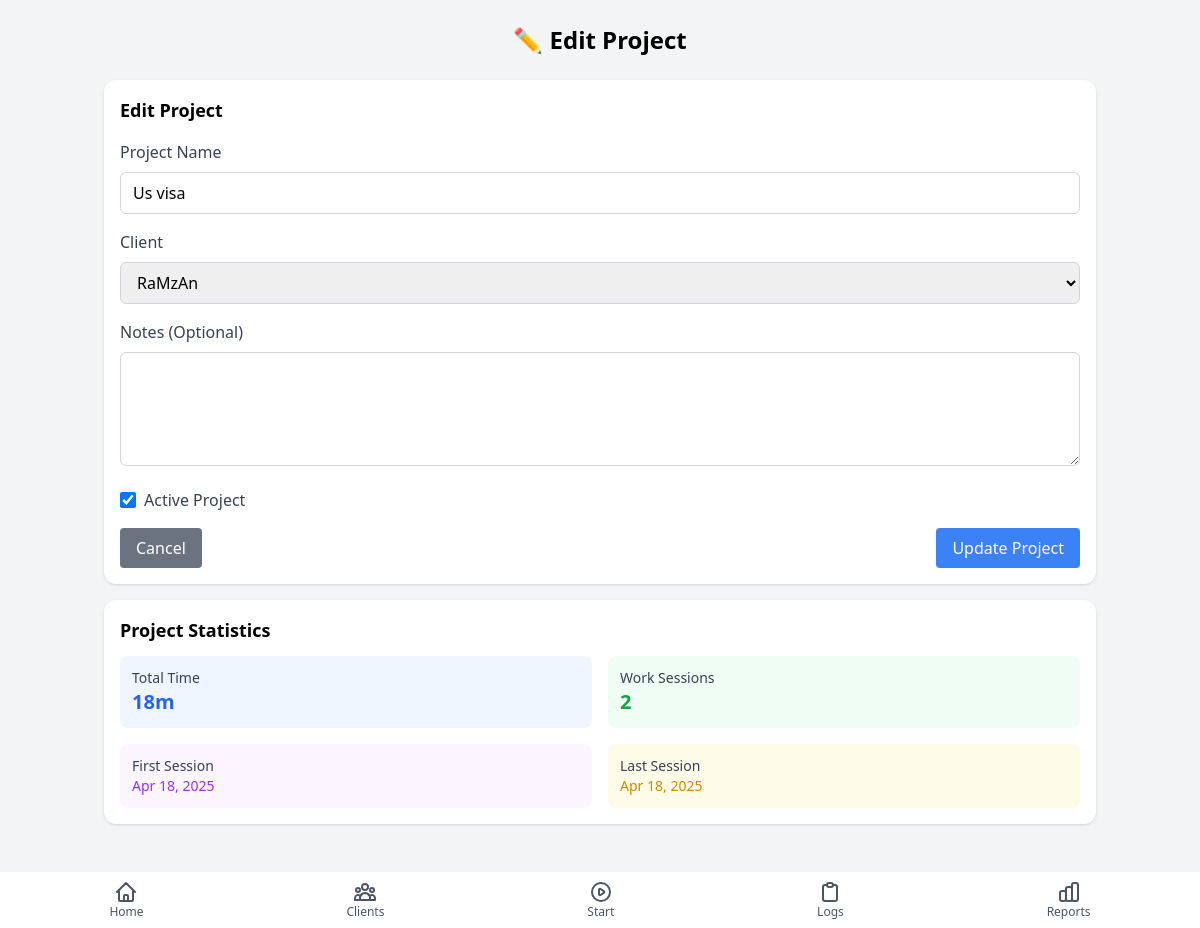
Screenshot of /edit_project.php?id=5 with the database file from the repository.
### tables this page shows
CREATE TABLE projects (
                project_id INTEGER PRIMARY KEY AUTOINCREMENT,
                client_id INTEGER NOT NULL,
                name TEXT NOT NULL,
                notes TEXT,
                is_active BOOLEAN DEFAULT 1,
                created_at TIMESTAMP DEFAULT CURRENT_TIMESTAMP,
                updated_at TIMESTAMP DEFAULT CURRENT_TIMESTAMP,
                FOREIGN KEY (client_id) REFERENCES clients (client_id) ON DELETE CASCADE
            );

CREATE TABLE clients (
                client_id INTEGER PRIMARY KEY AUTOINCREMENT,
                name TEXT NOT NULL,
                email TEXT,
                notes TEXT,
                created_at TIMESTAMP DEFAULT CURRENT_TIMESTAMP,
                updated_at TIMESTAMP DEFAULT CURRENT_TIMESTAMP
            );

### includes/functions.php (called while the page is built, shortened)
<?php
function formatDate($dateString) {
    $date = new DateTime($dateString);
    return $date->format('M j, Y');
}
function formatDuration($minutes) {
    if ($minutes < 60) {
        return $minutes . "m";
    }
    $hours = floor($minutes / 60);
    $mins = $minutes % 60;
    return $hours . "h " . $mins . "m";
}

### edit_project.php (the view, shortened to what this page needs)
<?php
require_once 'includes/header.php';
$projectId = filter_var($_GET['id'] ?? 0, FILTER_VALIDATE_INT);
$pdo = getDbConnection();
try {
    $stmt = $pdo->prepare("
        SELECT
            p.*,
            c.name as client_name
        FROM projects p
        JOIN clients c ON p.client_id = c.client_id
        WHERE p.project_id = :project_id
    ");
    $stmt->execute([':project_id' => $projectId]);
    $project = $stmt->fetch(PDO::FETCH_ASSOC);
    $stmt = $pdo->prepare("
        SELECT COUNT(*) FROM work_sessions
        WHERE project_id = :project_id AND end_time IS NULL
    ");
    $stmt->execute([':project_id' => $projectId]);
    $hasActiveSession = $stmt->fetchColumn() > 0;
} catch (PDOException $e) {
    setFlashMessage('error', 'Database error: ' . $e->getMessage());
    header('Location: clients.php');
    exit;
}
$stmt = $pdo->query("SELECT client_id, name FROM clients ORDER BY name");
$clients = $stmt->fetchAll(PDO::FETCH_ASSOC);
?>
<div class="bg-white rounded-xl shadow p-4 mb-4">
    <h2 class="text-lg font-semibold mb-4">Edit Project</h2>
    <form method="POST" action="edit_project.php?id=<?php echo $projectId; ?>">
        <div class="mb-4">
            <label for="projectName" class="block text-gray-700 font-medium mb-2">Project Name</label>
            <input type="text" id="projectName" name="projectName" value="<?php echo htmlspecialchars($project['name']); ?>" class="w-full px-3 py-2 border border-gray-300 rounded-md focus:outline-none focus:ring-2 focus:ring-blue-500" required>
        </div>
        <div class="mb-4">
            <label for="clientSelect" class="block text-gray-700 font-medium mb-2">Client</label>
            <select id="clientSelect" name="clientSelect" class="w-full px-3 py-2 border border-gray-300 rounded-md focus:outline-none focus:ring-2 focus:ring-blue-500" required>
                <?php foreach ($clients as $client): ?>
                <option value="<?php echo $client['client_id']; ?>" <?php echo $project['client_id'] == $client['client_id'] ? 'selected' : ''; ?>>
                    <?php echo htmlspecialchars($client['name']); ?>
                </option>
                <?php endforeach; ?>
            </select>
        </div>
        <div class="mb-4">
            <label for="projectNotes" class="block text-gray-700 font-medium mb-2">Notes (Optional)</label>
            <textarea id="projectNotes" name="projectNotes" rows="4" class="w-full px-3 py-2 border border-gray-300 rounded-md focus:outline-none focus:ring-2 focus:ring-blue-500"><?php echo htmlspecialchars($project['notes'] ?? ''); ?></textarea>
        </div>
        <div class="mb-4">
            <label class="flex items-center">
                <input type="checkbox" name="isActive" class="h-4 w-4 text-blue-600 focus:ring-blue-500 border-gray-300 rounded" <?php echo $project['is_active'] ? 'checked' : ''; ?> <?php echo $hasActiveSession ? 'disabled' : ''; ?>>
                <span class="ml-2 text-gray-700">Active Project</span>
            </label>
        </div>
        <div class="flex justify-between">
            <a href="clients.php" class="bg-gray-500 hover:bg-gray-600 text-white py-2 px-4 rounded">
                Cancel
            </a>
            <button type="submit" class="bg-blue-500 hover:bg-blue-600 text-white py-2 px-4 rounded">
                Update Project
            </button>
        </div>
    </form>
</div>
<div class="bg-white rounded-xl shadow p-4 mb-4">
    <h2 class="text-lg font-semibold mb-3">Project Statistics</h2>
    <?php
    $stmt = $pdo->prepare("
        SELECT
            COUNT(*) as session_count,
            SUM(duration_minutes) as total_minutes,
            MIN(start_time) as first_session,
            MAX(start_time) as last_session
        FROM work_sessions
        WHERE project_id = :project_id
        AND duration_minutes IS NOT NULL
    ");
    $stmt->execute([':project_id' => $projectId]);
    $stats = $stmt->fetch(PDO::FETCH_ASSOC);
    ?>
    <div class="grid grid-cols-2 gap-4">
        <div class="bg-blue-50 p-3 rounded-lg">
            <h3 class="text-sm font-medium text-gray-700">Total Time</h3>
            <p class="text-xl font-bold text-blue-600"><?php echo formatDuration($stats['total_minutes'] ?? 0); ?></p>
        </div>
        <div class="bg-green-50 p-3 rounded-lg">
            <h3 class="text-sm font-medium text-gray-700">Work Sessions</h3>
            <p class="text-xl font-bold text-green-600"><?php echo $stats['session_count'] ?? 0; ?></p>
        </div>
        <?php if ($stats['first_session']): ?>
        <div class="bg-purple-50 p-3 rounded-lg">
            <h3 class="text-sm font-medium text-gray-700">First Session</h3>
            <p class="text-sm font-medium text-purple-600"><?php echo formatDate($stats['first_session']); ?></p>
        </div>
        <div class="bg-yellow-50 p-3 rounded-lg">
            <h3 class="text-sm font-medium text-gray-700">Last Session</h3>
            <p class="text-sm font-medium text-yellow-600"><?php echo formatDate($stats['last_session']); ?></p>
        </div>
        <?php endif; ?>
    </div>
</div>
<?php
require_once 'includes/footer.php';
?>

### rows the page displays
projects: projectName "Us visa", clientSelect "RaMzAn", is_active "☑"

### other values shown
formatDuration($stats['total_minutes'] ?? 0) "18m"
$stats['session_count'] "2"
formatDate($stats['first_session']) "Apr 18, 2025"
formatDate($stats['last_session']) "Apr 18, 2025"
